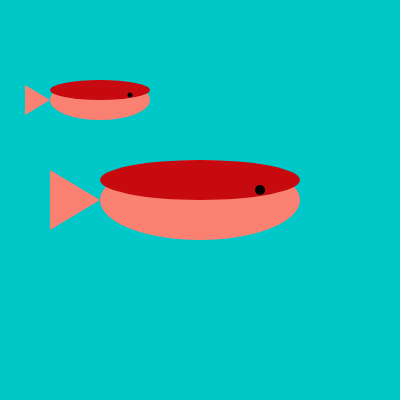
Frame 1 (no input)
Frame 60 (no input): identical to frame 1, image omitted
Frame 120 (the mouse pressed at the canvas centre since frame 60): identical to frame 1, image omitted

The p5.js sketch that drew this single still picture (run headless with seeded random() and noise() and a simulated clock; from frame 60 on, the mouse is pressed at the canvas centre):

// p5.js sketch
// ── sketch.js
function setup() {
  createCanvas(400, 400);
}

function draw() {
  background(0, 200, 200);
  
  // Cuerpo
  fill(250, 128, 114);
  noStroke();
  ellipse(200/2, 200/2, 200/2, 80/2);
  
  // Cola
  triangle(100/2, 200/2, 50/2, 170/2, 50/2, 230/2);
  
  // Lomo
  fill(199, 10, 15);
  ellipse(200/2, 180/2, 200/2, 40/2);
  
  // Ojo
  fill(0);
  ellipse(260/2, 190/2, 10/2, 10/2);
  
    // Cuerpo
  fill(250, 128, 114);
  noStroke();
  ellipse(200, 200, 200, 80);
  
  // Cola
  triangle(100, 200, 50, 170, 50, 230);
  
  // Lomo
  fill(199, 10, 15);
  ellipse(200, 180, 200, 40);
  
  // Ojo
  fill(0);
  ellipse(260, 190, 10, 10);
}
